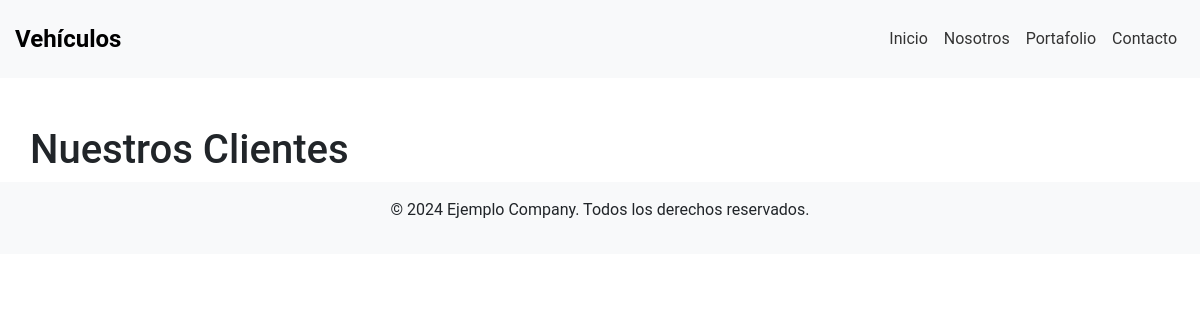
The page /web/lista_clientes/ on the database as committed earlier.
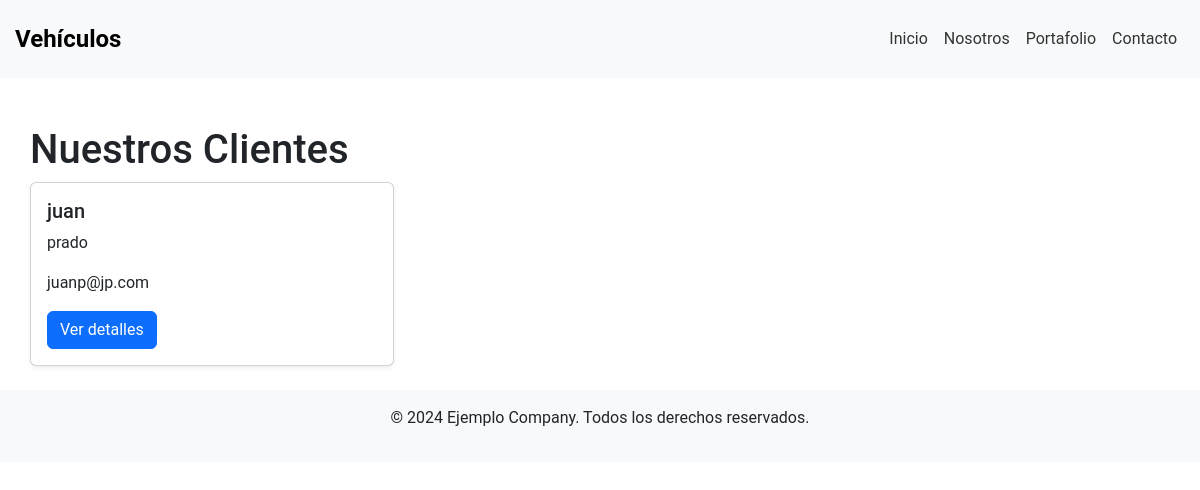
The same page on the database as committed later.
### web/models.py (models this page shows, shortened)
class Cliente(models.Model):
    nombre = models.CharField(max_length=100)
    apellido = models.CharField(max_length=100)
    correo_electronico= models.EmailField(unique=True)

### web/views.py (the view)
# urls.py: path('lista_clientes/', lista_cliente, name='lista_clientes'),
def lista_cliente(request):
    cliente = Cliente.objects.all()
    return render(request, 'lista_compradores.html', {'cliente': cliente})

### web/templates/lista_compradores.html (shortened to what this page needs)
{% extends 'base.html' %}
{% block content %}
<div class="container mt-5">
    <h1>Nuestros Clientes</h1>
    <div class="row">
        {% for cliente in cliente %}
        <div class="col-md-4">
            <div class="card mb-4 shadow-sm">
                <div class="card-body">
                    <h5 class="card-title">{{ cliente.nombre }}</h5>
                    <p class="card-text">{{ cliente.apellido}}</p>
                    <p class="card-text">{{ cliente.correo_electronico }}</p>
                    <a href="#" class="btn btn-primary">Ver detalles</a>
                </div>
            </div>
        </div>
        {% endfor %}
    </div>
</div>
{% endblock %}

Rows that differ between the two databases and show on the page:
added Cliente: nombre "juan", apellido "prado", correo_electronico "juanp@jp.com"
